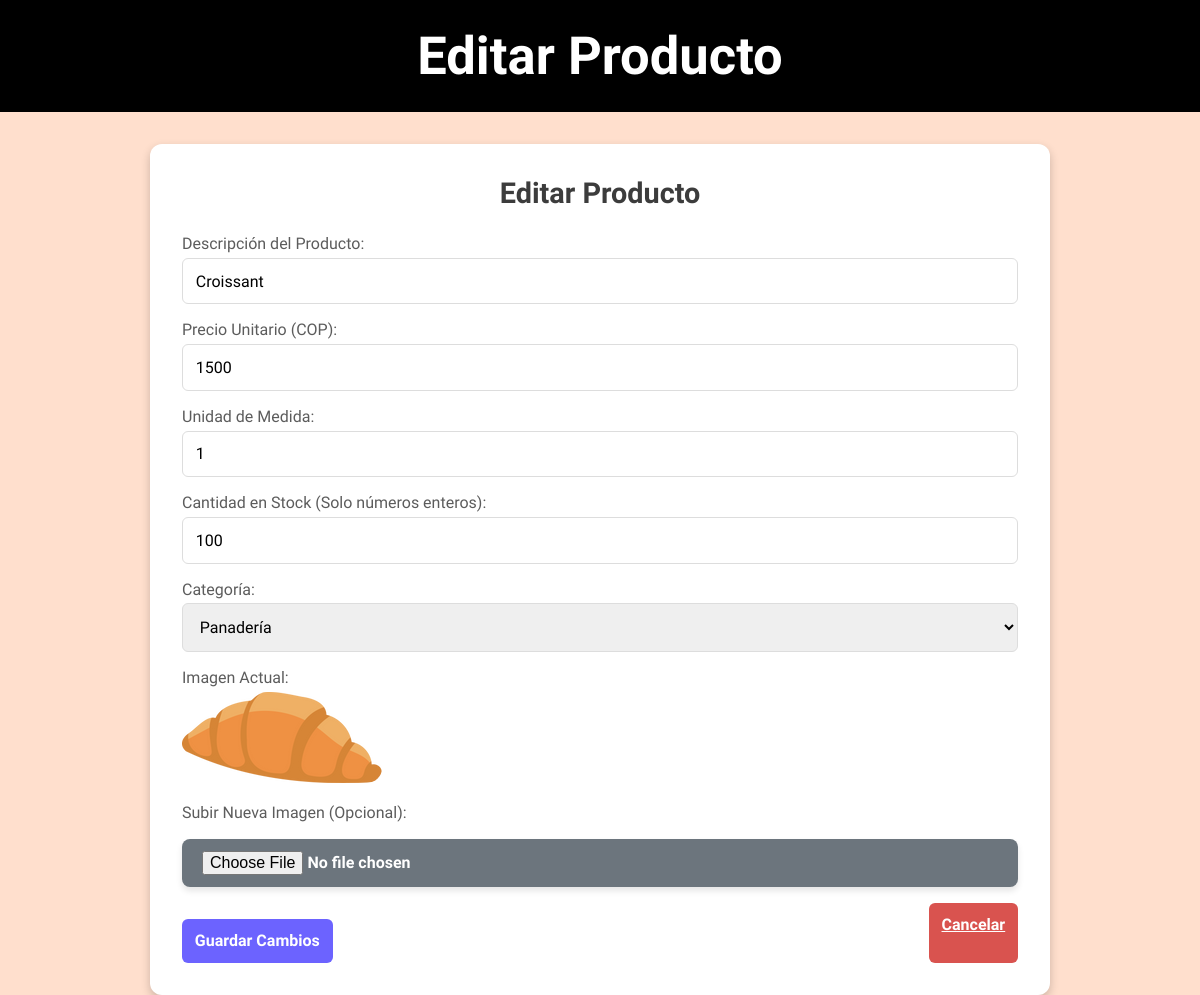
Screenshot of /editar_producto/2 with the database file from the repository.
### models/productos.py (models this page shows, shortened)
class Producto(Base):
    __tablename__ = 'productos'
    id = Column(Integer, primary_key=True, autoincrement=True)
    descripcion = Column(String(300), unique=True, nullable=False)
    valor_unitario = Column(Integer, nullable=False)
    unidad_medida = Column(String(3), nullable=False)
    cantidad_stock = Column(Integer, nullable=False)
    categoria_id = Column(Integer, ForeignKey('categorias.id'), nullable=False)
    imagen = Column(String(300), nullable=True)
    categoria = relationship("Categoria", back_populates="productos")

### models/categoria.py (models this page shows, shortened)
class Categoria(Base):
    __tablename__ = 'categorias'
    id = Column(Integer, primary_key=True, autoincrement=True)
    nombre = Column(String(100), unique=True, nullable=False)
    productos = relationship("Producto", back_populates="categoria")

### app.py (the view, shortened to what this page needs)
@app.route('/editar_producto/<int:id>', methods=['GET', 'POST'])
def editar_producto(id):
    producto = db_session.query(Producto).get(id)
    if not producto:
        flash('El producto no existe.', 'error')
        return redirect(url_for('productos'))
    categorias = db_session.query(Categoria).all()
    return render_template('editar_producto.html', producto=producto, categorias=categorias)

### app.py (called while the page is built)
@app.context_processor
def inject_favicon():
    return {"favicon_url": url_for('static', filename='favicon.ico')}

### templates/editar_producto.html (shortened to what this page needs)
<!DOCTYPE html>
<html lang="es">
<head>
    <link rel="stylesheet" href="{{ url_for('static', filename='styles.css') }}">
</head>
<body>
    <nav>
        <div class="navbar">
            <h1>Editar Producto</h1>
        </div>
    </nav>
    <div class="contenedor">
        <h2 class="titulo">Editar Producto</h2>
        <form method="POST" action="{{ url_for('editar_producto', id=producto.id) }}" enctype="multipart/form-data">
            <div class="form-group">
                <label for="descripcion">Descripción del Producto:</label>
                <input type="text" id="descripcion" name="descripcion" value="{{ producto.descripcion }}" required>
            </div>
            <div class="form-group">
                <label for="valor_unitario">Precio Unitario (COP):</label>
                <input type="number" id="valor_unitario" name="valor_unitario" step="100" value="{{ producto.valor_unitario|int }}" required>
            </div>
            <div class="form-group">
                <label for="unidad_medida">Unidad de Medida:</label>
                <input type="text" id="unidad_medida" name="unidad_medida" value="{{ producto.unidad_medida }}" required>
            </div>
            <div class="form-group">
                <label for="cantidad_stock">Cantidad en Stock (Solo números enteros):</label>
                <input type="number" id="cantidad_stock" name="cantidad_stock" step="1" value="{{ producto.cantidad_stock|int }}" required>
            </div>
            <div class="form-group">
                <label for="categoria">Categoría:</label>
                <select id="categoria" name="categoria_id" required>
                    {% for categoria in categorias %}
                    <option value="{{ categoria.id }}" {% if categoria.id == producto.categoria_id %}selected{% endif %}>
                        {{ categoria.nombre }}
                    </option>
                    {% endfor %}
                </select>
            </div>
            <div class="form-group">
                <label for="imagen_actual">Imagen Actual:</label>
                <div class="imagen-previa">
                    {% if producto.imagen %}
                    <img src="{{ url_for('static', filename=producto.imagen) }}" alt="Imagen del producto" class="producto-img-detalle">
                    {% else %}
                    <p>No hay imagen disponible.</p>
                    {% endif %}
                </div>
            </div>
            <div class="form-group">
                <label for="imagen">Subir Nueva Imagen (Opcional):</label>
                <input type="file" id="imagen" name="imagen" class="btn-archivo">
            </div>
            <div class="btn-group">
                <button type="submit" class="btn">Guardar Cambios</button>
                <a href="{{ url_for('productos') }}" class="btn btn-cancelar">Cancelar</a>
            </div>
        </form>
    </div>
</body>
</html>

### static/styles.css (style rules this page uses)
* { font-family: "Signika Negative", sans-serif; margin: 0; padding: 0; box-sizing: border-box; }
body { width: 100%; height: 100vh; background: #ffdfcd; font-family: Arial, sans-serif; }
.navbar { display: flex; justify-content: center; align-items: center; background: black; color: white; padding: 10px; border: 15px solid black; font-size: 35px; position: relative; }
.contenedor { margin: 2rem auto; max-width: 900px; background-color: #ffffff; border-radius: 12px; padding: 2rem; box-shadow: 0 4px 10px rgba(0, 0, 0, 0.2); }
.titulo { text-align: center; margin-bottom: 1.5rem; font-size: 1.8rem; color: #3c3c3c; }
form { display: flex; flex-direction: column; gap: 1rem; }
.form-group { display: flex; flex-direction: column; }
label { font-size: 1rem; color: #5c5c5c; margin-bottom: 0.3rem; }
input, select { padding: 0.8rem; font-size: 1rem; border: 1px solid #ddd; border-radius: 6px; transition: border-color 0.3s; }
.btn { margin-top: 1rem; padding: 0.8rem; font-size: 1rem; font-weight: bold; text-align: center; background-color: #6c63ff; color: white; border: none; border-radius: 6px; cursor: pointer; transition: background-color 0.3s; }
.btn-cancelar { background-color: #f44336; margin-top: 0; }
.btn-group { display: flex; justify-content: space-between; }
.btn-archivo { padding: 12px 20px; background-color: #6c757d; color: white; border: none; border-radius: 8px; cursor: pointer; font-size: 16px; font-weight: bold; transition: all 0.3s ease; display: inline-block; margin-top: 12px; box-shadow: 0 4px 6px rgba(0, 0, 0, 0.1); text-align: center; }
.producto-img-detalle { max-width: 100%; max-height: 300px; object-fit: contain; border-radius: 15px; }
.btn-cancelar { background-color: #d9534f; color: white; }

### rows the page displays
Producto: descripcion "Croissant", valor_unitario "1500", unidad_medida "1", cantidad_stock "100", categoria_id "Panadería", imagen (picture)
